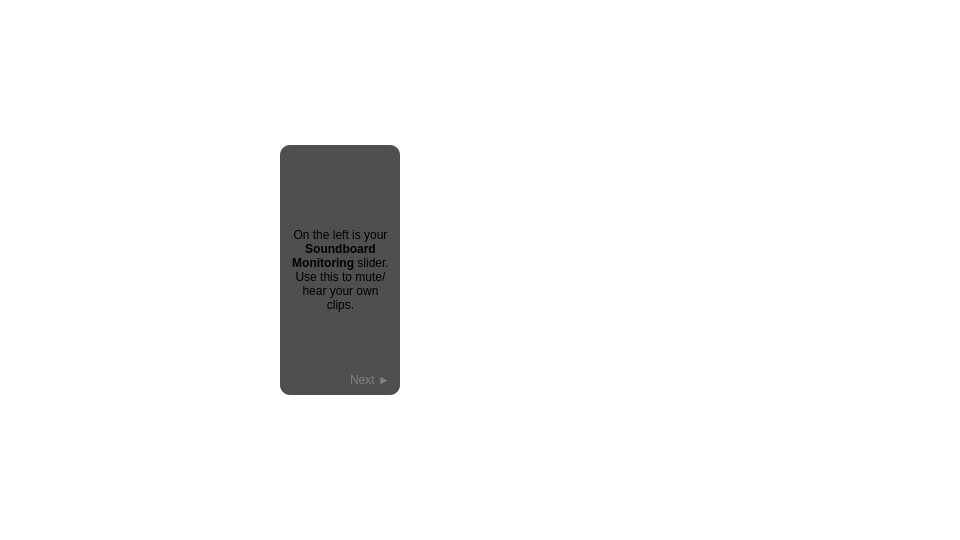
  <widget class="QGroupBox" name="slide_02">
   <property name="geometry">
    <rect>
     <x>960</x>
     <y>0</y>
     <width>960</width>
     <height>540</height>
    </rect>
   </property>
   <property name="styleSheet">
    <string notr="true">background: transparent;
border: 0px;</string>
   </property>
   <property name="title">
    <string/>
   </property>
   <widget class="QGroupBox" name="instruction_02">
    <property name="geometry">
     <rect>
      <x>280</x>
      <y>145</y>
      <width>120</width>
      <height>250</height>
     </rect>
    </property>
    <property name="styleSheet">
     <string notr="true">QGroupBox { background: #B0000000; border-radius: 10px; }</string>
    </property>
    <property name="title">
     <string/>
    </property>
    <widget class="QPushButton" name="next_02">
     <property name="geometry">
      <rect>
       <x>60</x>
       <y>225</y>
       <width>60</width>
       <height>20</height>
      </rect>
     </property>
     <property name="styleSheet">
      <string notr="true">QPushButton { color: #808080; }
QPushButton:hover { color: #C0C0C0; }</string>
     </property>
     <property name="text">
      <string>Next ►</string>
     </property>
    </widget>
    <widget class="QLabel" name="label_02">
     <property name="geometry">
      <rect>
       <x>10</x>
       <y>30</y>
       <width>101</width>
       <height>190</height>
      </rect>
     </property>
     <property name="text">
      <string>&lt;html&gt;&lt;head/&gt;&lt;body&gt;&lt;p align=&quot;center&quot;&gt;On the left is your&lt;span style=&quot; font-weight:700;&quot;&gt; Soundboard Monitoring&lt;/span&gt; slider. Use this to mute/hear your own clips.&lt;/p&gt;&lt;/body&gt;&lt;/html&gt;</string>
     </property>
     <property name="wordWrap">
      <bool>true</bool>
     </property>
    </widget>
    <zorder>label_02</zorder>
    <zorder>next_02</zorder>
   </widget>
  </widget>
